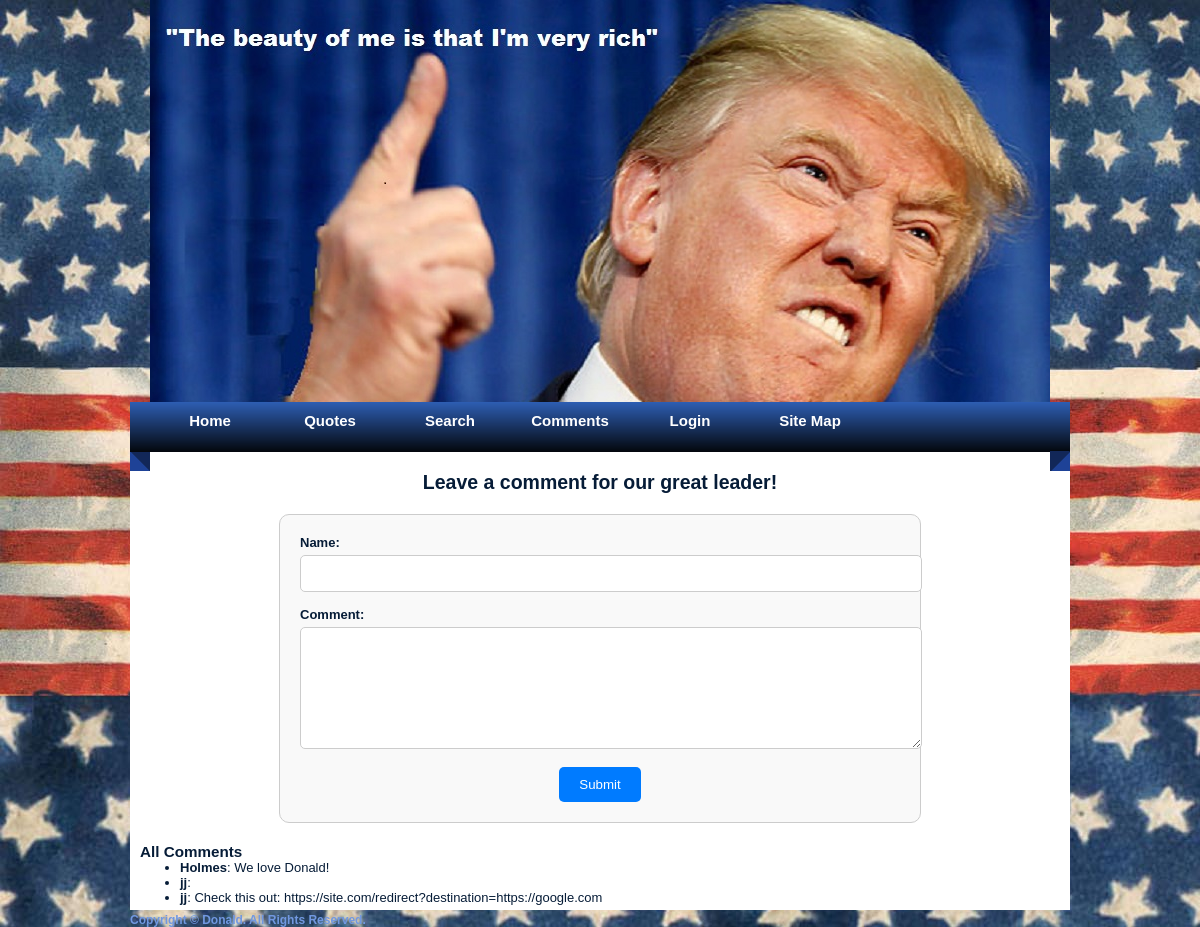
The page /comments on the database its author committed.
### tables this page shows
CREATE TABLE comments (
    `id` INTEGER PRIMARY KEY AUTOINCREMENT,
    `username` TEXT NOT NULL,
	`text` TEXT NOT NULL
);

### app.py (the view, shortened to what this page needs)
@app.route('/comments', methods=['GET', 'POST'])
def comments():
    comments_query = text("SELECT username, text FROM comments")
    comments = db.session.execute(comments_query).fetchall()
    return render_template('comments.html', comments=comments)

### templates/comments.html (shortened to what this page needs)
{% extends "base.html" %}
{% block content %}
    <h2>Leave a comment for our great leader!</h2>
    <form method="POST" action="{{ url_for('comments') }}" style="max-width: 600px; margin: 20px auto; padding: 20px; border: 1px solid #ccc; border-radius: 10px; background-color: #f9f9f9;">
        <div style="margin-bottom: 15px;">
            <label for="username" style="display: block; font-weight: bold; margin-bottom: 5px;">Name:</label>
            <input type="text" id="username" name="username" required style="width: 100%; padding: 10px; border: 1px solid #ccc; border-radius: 5px;">
        </div>
        <div style="margin-bottom: 15px;">
            <label for="comment" style="display: block; font-weight: bold; margin-bottom: 5px;">Comment:</label>
            <textarea id="comment" name="comment" required style="width: 100%; padding: 10px; border: 1px solid #ccc; border-radius: 5px; height: 100px;"></textarea>
        </div>
        <div style="text-align: center;">
            <button type="submit" style="padding: 10px 20px; background-color: #007bff; color: white; border: none; border-radius: 5px; cursor: pointer;">Submit</button>
        </div>
    </form>
    <h3>All Comments</h3>
    <ul>
        {% for comment in comments %}
            <li><strong>{{ comment.username }}</strong>: {{ comment.text|safe }}</li>
        {% endfor %}
    </ul>
{% endblock %}

### static/style.css (style rules this page uses)
body { margin: 0; padding: 0; text-align: left; font: 12px Arial, Helvetica, sans-serif; font-size: 13px; color: #061C37; background-image:url(images/background.jpg); background-repeat:no-repeat; }
* { margin: 0 auto 0 auto; text-align:left; }
#content h2 { text-align:center; }
html, body { text-align: center; }

### rows shown on the page
comments: username "Holmes", text "We love Donald!"
comments: username "jj"
comments: username "jj", text "Check this out: https://site.com/redirect?destination=https://google.com"
